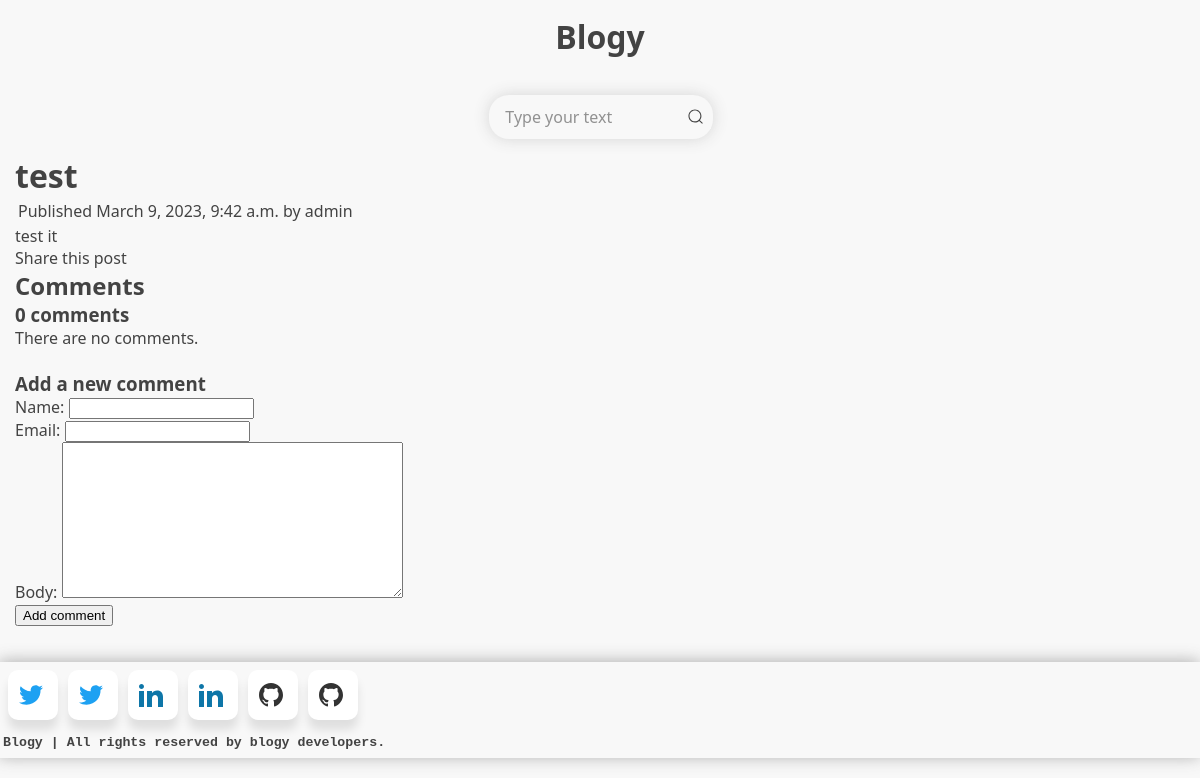
The app's page /2023/3/9/test/ with its own data.
### blog/models.py (models this page shows, shortened)
class Post(models.Model):
    class Status(models.TextChoices):
        DRAFT = 'DF', 'Draft'
        PUBLISHED = 'PB', 'Published'
    title = models.CharField(max_length=250)
    slug = models.SlugField(max_length=250, unique_for_date='publish')
    author = models.ForeignKey(User, on_delete=models.CASCADE, related_name='blog_posts')
    body = models.TextField()
    publish = models.DateTimeField(default=timezone.now)
    created = models.DateTimeField(auto_now_add=True)
    updated = models.DateTimeField(auto_now=True)
    status = models.CharField(max_length=2, choices=Status.choices, default=Status.DRAFT)
    tags = TaggableManager()
    objects = models.Manager() # the default manager.
    published = PublishedManager() # our custom manager.
    class Meta:
        ordering = ['-publish']
        indexes = [
            models.Index(fields=['-publish']),
        ]

### blog/views.py (the view)
# urls.py: path('<int:year>/<int:month>/<int:day>/<slug:post>/', views.post_detail, name='post_detail'),
def post_detail(request, year, month, day, post):
    post = get_object_or_404(Post, status=Post.Status.PUBLISHED,
                                slug=post,
                                publish__year=year,
                                publish__month=month,
                                publish__day=day)
    comments = post.comments.filter(active=True)
    form = CommentForm()
    return render(request, 'blog/post/detail.html', {'post': post, 'comments': comments, 'form': form})

### blog/forms.py
class CommentForm(forms.ModelForm):
    class Meta:
        model = Comment
        fields = ['name', 'email', 'body']

### blog/templates/blog/post/detail.html (shortened to what this page needs)
{% extends "blog/base.html" %}
{% load static %}
{% block content %}
<h1>{{ post.title }}</h1>
<p class="date">
    Published {{ post.publish }} by {{ post.author }}
</p>
{{ post.body|linebreaks }}
<p>
    <a href="{% url "blog:post_share" post.id %}">
        Share this post
    </a>
</p>
<div class="comment-bar">
    <h2>Comments</h2>
    {% with comments.count as total_comments %}
    <h3>
        {{ total_comments }} comment{{ total_comments|pluralize }}
    </h3>
    {% endwith %}
    {% for comment in comments %}
        <div class="comment">
            <div class="user-info">
                <img src="user-pic.png" alt="user-icon" class="user-icon">
                <h4 class="comment-user"><a href="#">{{ comment.name }}</a></h4>
                <h5 class="comment-date">{{ comment.created }}</h5>
            </div>
            <h4 class="comment-content">{{ comment.body|linebreaks }}</h4>
        </div>
        {% empty %}
        <p>There are no comments.</p>
        {% endfor %}
</div>
<br>
{% include "blog/post/includes/comment_form.html" %}
{% endblock %}

### blog/static/post/styles.css (style rules this page uses)
* { margin: 0; }
body { background: #f8f8f8; color: #434343; font-family: Segoe UI; }
a { text-decoration: none; color: #434343; }
.date , .title , .content { padding: 3px; }

### records on screen
Post: title "test", publish "March 9, 2023, 9:42 a.m.", author "admin", body "test it"

### other values on screen
{{ total_comments }} "0"
